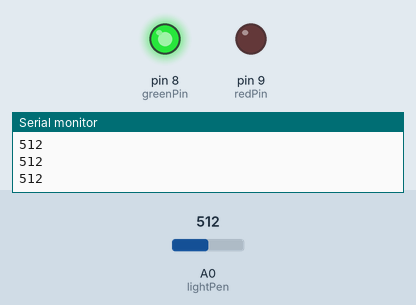
A sketch run on a simulated Arduino Uno, built with avr-gcc and run on an emulated ATmega328P. Shown: output pins drawn as LEDs (lit = HIGH), the last lines printed to the serial monitor. Inputs (shaded band) come from the test bench; at power-on: A0 (lightPen) = 512.

Above: at 1.2 s.
1.3 s: A0 (lightPen) set to 361
2.9 s: A0 (lightPen) set to 335
At 4.2 s:
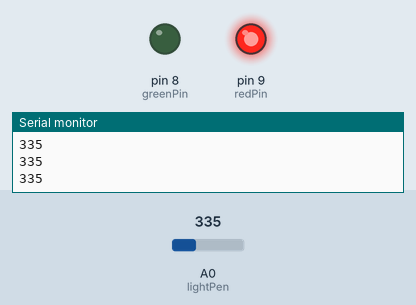
4.7 s: A0 (lightPen) set to 360
At 6.2 s:
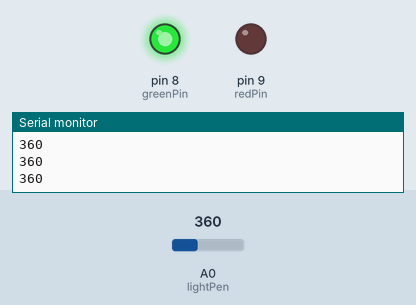
6.5 s: A0 (lightPen) set to 340
At 8.2 s:
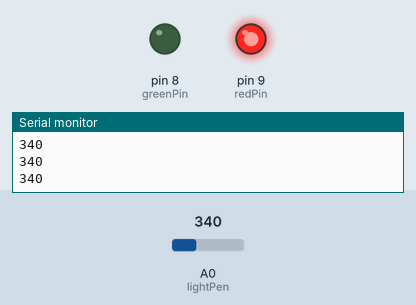
Timing chart, 0 to 9.2 s (numbered marks = the images above; inputs shaded):
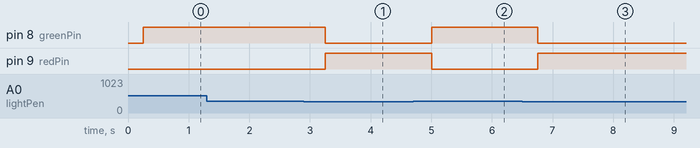

The sketch:

automatic_street_light_using_ldr.ino
```cpp
int lightPen=A0;
int lightVal;
int dv=250;
int redPin=9;
int greenPin=8;
void setup() {
  // put your setup code here, to run once:
  pinMode(lightPen,INPUT);
  pinMode(redPin,OUTPUT);
  pinMode(greenPin,OUTPUT);
  Serial.begin(9600);
}

void loop() {
lightVal=analogRead(lightPen);
Serial.println(lightVal);
delay(dv);
if (lightVal>350){
  digitalWrite(greenPin,HIGH);  // light - low resistance - high voltage - off street light - (here: green on)
  digitalWrite(redPin,LOW);
}
if (lightVal<350){
    digitalWrite(greenPin,LOW);   // light - low resistance - high voltage - off street light - (here: red on)
  digitalWrite(redPin,HIGH);
}

}
```

Measured:
- the behaviour switches between 350 and 349 on A0 (lightPen) (found by bisection; images 0 and 1)
- after the input at 2.9 s, pin 8 (greenPin): HIGH → LOW after 0.35 s; pin 9 (redPin): LOW → HIGH after 0.35 s
- after the input at 4.7 s, pin 8 (greenPin): LOW → HIGH after 0.31 s; pin 9 (redPin): HIGH → LOW after 0.31 s
- after the input at 6.5 s, pin 8 (greenPin): HIGH → LOW after 0.26 s; pin 9 (redPin): LOW → HIGH after 0.26 s
